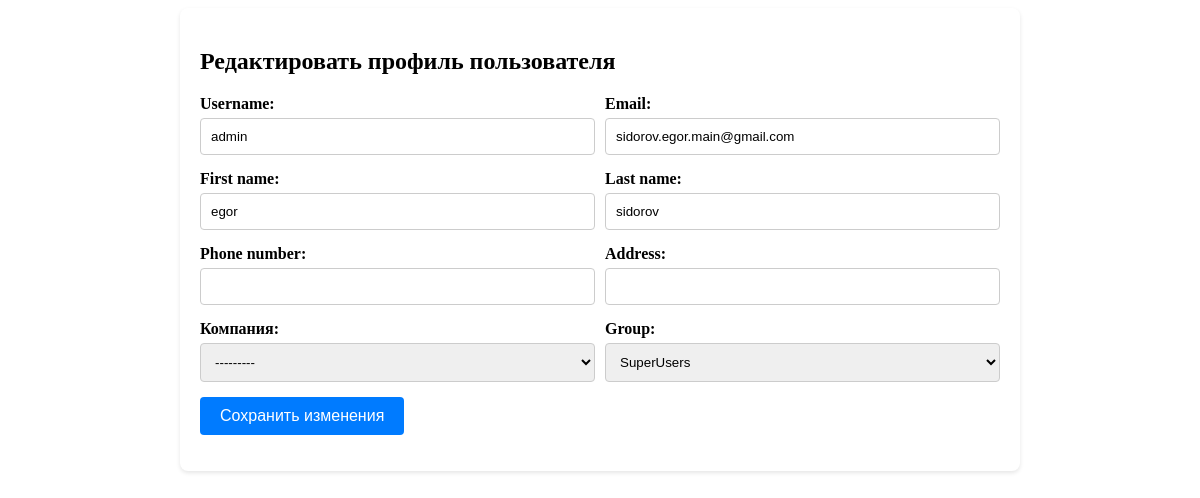
/profile/edit/ (signed in), run on the app's committed database.
### service/models.py (models this page shows, shortened)
class CustomUser(AbstractBaseUser, PermissionsMixin):
    username = models.CharField(max_length=30, unique=True)
    email = models.EmailField(unique=True)
    first_name = models.CharField(max_length=30)
    last_name = models.CharField(max_length=30)
    phone_number = models.CharField(max_length=15, blank=True, null=True)
    address = models.CharField(max_length=255, blank=True, null=True)
    is_active = models.BooleanField(default=True)
    is_staff = models.BooleanField(default=False)
    group = models.ForeignKey(Group, on_delete=models.SET_NULL, null=True, blank=True, related_name="users")
    company = models.ForeignKey('Company', on_delete=models.SET_NULL, null=True, blank=True, verbose_name='Компания')
    department = models.ForeignKey('Department', null=True, blank=True, on_delete=models.SET_NULL)
    objects = CustomUserManager()
    USERNAME_FIELD = 'username'
    EMAIL_FIELD = 'email'
    REQUIRED_FIELDS = ['email', 'first_name', 'last_name']

### service/views/profile_views.py (the view)
# urls.py: path('profile/edit/', edit_profile, name='edit_own_profile'),
@login_required
def edit_profile(request, pk=None):
    target_user = get_object_or_404(CustomUser, pk=pk) if pk else request.user
    can_edit_profile = request.user.has_perm('service.section_edit_myself', target_user)
    if request.method == 'POST' and can_edit_profile:
        form = CustomUserEditForm(request.POST, instance=target_user)
        if form.is_valid():
            form.save()
            return redirect('profile')
    else:
        form = CustomUserEditForm(instance=target_user)
    return render(request, 'profile/edit_profile.html', {
        'form': form,
        'can_edit_profile': can_edit_profile
    })

### service/forms/User_forms.py
class CustomUserEditForm(UserChangeForm):
    password = None
    class Meta:
        model = CustomUser
        fields = ('username', 'email', 'first_name', 'last_name', 'phone_number', 'address', 'company', 'group',)

### service/models.py (called while the page is built)
    def __str__(self):
        return self.name

### service/templates/profile/edit_profile.html (shortened to what this page needs)
{% block content %}
<div class="container">
  <h2 style="font-size: 1.5em;">Редактировать профиль пользователя</h2>
  <form method="post">
    <div class="row">
      <div class="form-group">
        {{ form.username.label_tag }}
        {{ form.username }}
      </div>
      <div class="form-group">
        {{ form.email.label_tag }}
        {{ form.email }}
      </div>
    </div>
    <div class="row">
      <div class="form-group">
        {{ form.first_name.label_tag }}
        {{ form.first_name }}
      </div>
      <div class="form-group">
        {{ form.last_name.label_tag }}
        {{ form.last_name }}
      </div>
    </div>
    <div class="row">
      <div class="form-group">
        {{ form.phone_number.label_tag }}
        {{ form.phone_number }}
      </div>
      <div class="form-group">
        {{ form.address.label_tag }}
        {{ form.address }}
      </div>
    </div>
    <div class="row">
      <div class="form-group">
        {{ form.company.label_tag }}
        {{ form.company }}
      </div>
      <div class="form-group">
        {{ form.group.label_tag }}
        {{ form.group }}
      </div>
    </div>
    <button type="submit" class="btn btn-primary">Сохранить изменения</button>
  </form>
</div>
{% endblock %}

### service/templates/profile/edit_profile.html (style rules this page uses)
.container { max-width: 800px; margin: auto; padding: 20px; background-color: #fff; border-radius: 8px; box-shadow: 0 2px 4px rgba(0, 0, 0, 0.1); }
.row { display: flex; justify-content: space-between; margin-bottom: 15px; }
.form-group { flex: 1; margin-right: 10px; }
.form-group:last-child { margin-right: 0; }
label { display: block; margin-bottom: 5px; font-weight: bold; }
input[type="text"], input[type="email"], input[type="tel"], input[type="url"], select, textarea { width: 100%; padding: 10px; border: 1px solid #ccc; border-radius: 4px; }
button { background-color: #007bff; color: white; padding: 10px 20px; border: none; border-radius: 4px; cursor: pointer; font-size: 16px; }

### data on the page
CustomUser: username "admin", email "sidorov.egor.main@gmail.com", first_name "egor", last_name "sidorov", company "---------", group "SuperUsers"
